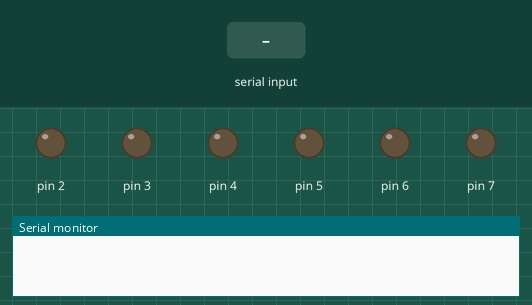
Recording of a sketch running on a simulated Arduino Uno, built with avr-gcc and run on an emulated ATmega328P. Shown: output pins drawn as LEDs (lit = HIGH), the last lines printed to the serial monitor. The test bench sets the inputs (shaded band).

Above: at 1.2 s.
1.3 s: "f" received over Serial
At 3.5 s:
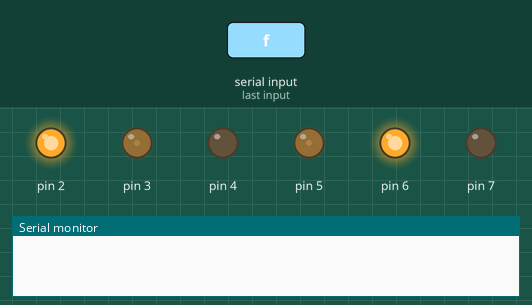
6.8 s: "t" received over Serial
At 10.4 s:
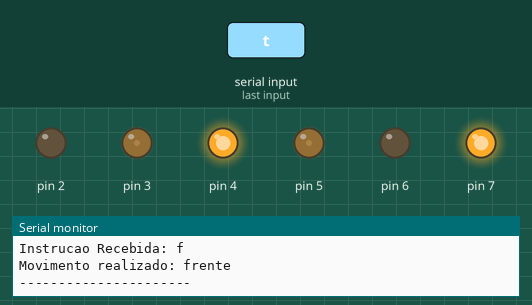
Timing chart, 0 to 13.8 s (numbered marks = the images above; inputs shaded):
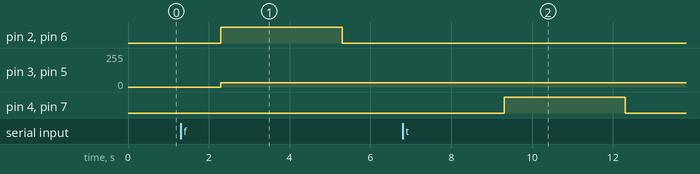

The sketch:

testeTinkercad.ino
```cpp
#define pfme 2    // PINO DE MOVIMENTAÇÃO FRENTE MOTOR ESQUERDO
#define ptme 4    // PINO DE MOVIMENTAÇÃO TRAS MOTOR ESQUERDO
#define pvelme 3  // PINO DE VELOCIDADE MOTOR ESQUERDO

#define pfmd 6		// PINO DE MOVIMENTAÇÃO FRENTE MOTOR DIREITO
#define ptmd 7		// PINO DE MOVIMENTAÇÃO TRAS MOTOR DIREITO
#define pvelmd 5	// PINO DE VELOCIDADE MOTOR DIREITO

// FUNÇÃO PARA IMPRIMIR A INSTRUÇÃO RECEBIDA E A MOVIMENTAÇÃO EXECUTADA
void imprimir(char letra, String movimento) {

  Serial.print("Instrucao Recebida: ");
  Serial.println(letra);
  Serial.print("Movimento realizado: ");
  Serial.println(movimento);
  Serial.println("----------------------");
}

int time;
int vel;
String msgRec; // VARIÁVEL QUE ARMAZENA A MENSAGEM DOS MOVIMENTOS
String mov; // VARIÁVEL QUE ARMAZENA O MOVIMENTO EXECUTADO

class Motor{
public:

  int pf, pt, pv; // PINOS - FRENTE, TRÁS E VELOCIDADE

  Motor(int pf, int pt, int pv){
    this->pf=pf;
    this->pt=pt;
    this->pv=pv;

    pinMode(pf, OUTPUT);
    pinMode(pt, OUTPUT);
    pinMode(pv, OUTPUT);

    // MOTOR INICIAR PARADO
    digitalWrite(pf, LOW);
    digitalWrite(pt, LOW);
  }

  // MÉTODOS DAS MOVIMENTAÇÕES DOS MOTORES

  void frente(int v){
    digitalWrite(pf, HIGH);
    digitalWrite(pt, LOW);
    analogWrite(pv, v);
  }

  void tras(int v){
    digitalWrite(pf, LOW);
    digitalWrite(pt, HIGH);
    analogWrite(pv, v);
  }

  void freia(){
    digitalWrite(pf, HIGH);
    digitalWrite(pt, HIGH);
  }

  void para(){
    digitalWrite(pf, LOW);
    digitalWrite(pt, LOW);
  }
};

Motor me(pfme, ptme, pvelme); // INSTANCIAMENTO DO OBJETO MOTOR ESQUERDO
Motor md(pfmd, ptmd, pvelmd); // INSTANCIAMENTO DO OBJETO MOTOR DIREITO


void setup() {
  vel = 32;
  time = 3000;
  Serial.begin(9600);
}

void loop() {

  if (Serial.available() > 0) {

    msgRec=Serial.readString();

    for (int i = 0; i < msgRec.length(); i++) {

      char instrucao = msgRec.charAt(i); // VARIÁVEL QUE ARMAZENA CADA CARACTERE DA MENSAGEM

      if(instrucao == 'f') {

        mov = "frente";
        me.frente(vel);
        md.frente(vel);
        delay(time);
        me.freia();
        md.freia();
        me.para();
        md.para();
        imprimir(instrucao, mov);
        delay(time);

      } else if(instrucao == 't') {

        mov = "tras";
        me.tras(vel);
        md.tras(vel);
        delay(time);
        me.freia();
        md.freia();
        me.para();
        md.para();
        imprimir(instrucao, mov);
        delay(time);

      } else if(instrucao == 'd') {

        mov = "direita";
        me.frente(vel);
        md.tras(vel);
        delay(time);
        me.freia();
        md.freia();
        me.para();
        md.para();
        imprimir(instrucao, mov);
        delay(time);

      } else if(instrucao == 'e') {

        mov = "esquerda";
        me.tras(vel);
        md.frente(vel);
        delay(time);
        me.freia();
        md.freia();
        me.para();
        md.para();
        imprimir(instrucao, mov);
        delay(time);

      }
    }
  }
}
```

Measured:
- after the input at 1.3 s, pin 2, pin 6: LOW → HIGH after 1.0 s, → LOW 3.0 s later; pin 3, pin 5: 0/255 → 32/255 after 1.0 s
- after the input at 6.8 s, pin 4, pin 7: LOW → HIGH after 2.5 s, → LOW 3.0 s later
